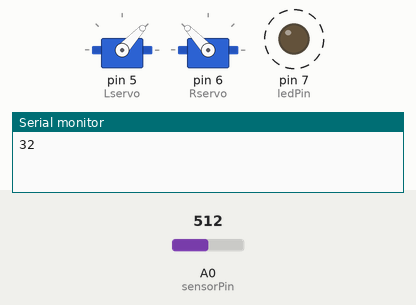
Recording of a sketch running on a simulated Arduino Uno, built with avr-gcc and run on an emulated ATmega328P. Parts: 2 × servo, output pins drawn as LEDs (lit = HIGH), the last lines printed to the serial monitor. Dashed ring = blinking. Inputs (shaded band) come from the test bench; at power-on: A0 (sensorPin) = 512.

Above: at 1.2 s.
1.3 s: A0 (sensorPin) set to 900
At 2.68 s:
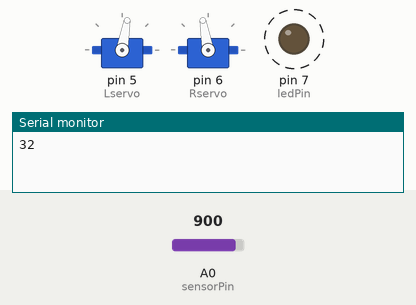
4.3 s: A0 (sensorPin) set to 746
7.3 s: A0 (sensorPin) set to 724
At 7.77 s:
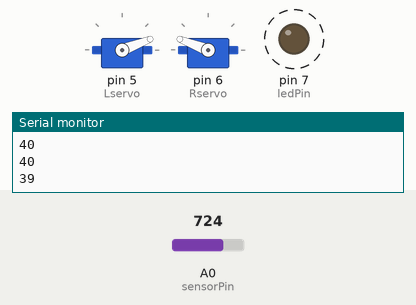
10.3 s: A0 (sensorPin) set to 1023
At 10.8 s:
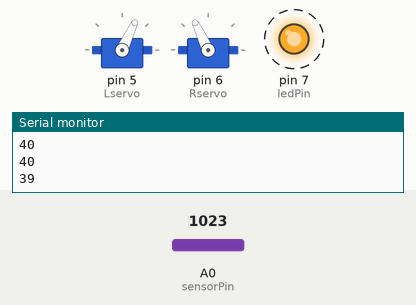
13.3 s: A0 (sensorPin) set to 716
Timing chart, 0 to 17.3 s (numbered marks = the images above; inputs shaded):
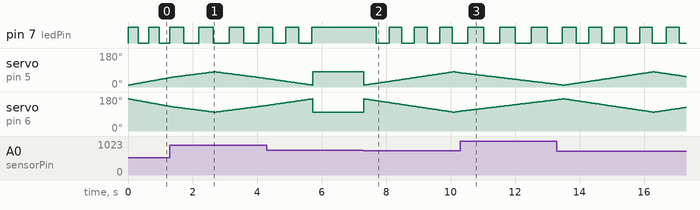

Measured:
- the behaviour switches between 735 and 734 on A0 (sensorPin) (found by bisection; images 1 and 2)
- after the input at 1.3 s, pin 7 (ledPin): alternates HIGH for 0.45 s and LOW for 0.45 s, starting after 0.43 s
- after the input at 7.3 s, pin 7 (ledPin): alternates HIGH for 0.39 s and LOW for 0.39 s, starting after 0.40 s
- after the input at 10.3 s, pin 7 (ledPin): alternates HIGH for 0.49 s and LOW for 0.49 s, starting after 0.23 s
- by itself, pin 7 (ledPin): alternates HIGH for 0.32 s and LOW for 0.32 s

The sketch:

wings_servos.ino
```cpp
#include <Servo.h>
//#include <PWMServo.h>
Servo Lservo;  // create servo object to control a servo
Servo Rservo;

int maxDegree = 80;
int minDegree = 10;

int sensorPin = A0;    // select the input pin for the potentiometer
int sensorValue = 0;  // variable to store the value coming from the sensor
int speed;
int ledPin=7;

void setup() {
  Lservo.attach(5);  // attaches the servo on pin 9 to the servo object
  Rservo.attach(6);
  Serial.begin(9600);
  pinMode(ledPin, OUTPUT);
}

void loop() {
  int nspeed = getSpeed();
  Serial.println(nspeed);
  if(nspeed <=20){
    //wings open
    Lservo.write(minDegree);
    Rservo.write(180-minDegree);
  }else if(nspeed >= 40){
    //wings closed
    Lservo.write(maxDegree);
    Rservo.write(180-maxDegree);
  }else{
		//flap wings
    openWing();
    closeWing();
  }
}

//gets current value from potentiometer and maps it to a suitable speed value
int getSpeed(){
	sensorValue = analogRead(sensorPin);
	speed = map(sensorValue, 0, 1028, 15, 50);
	return speed;
}

//moves the servos from the minimum degree to the maximum degree
void openWing(){
  int lDegree;
  int rDegree;
  for (int i = minDegree; i<=maxDegree; i++){
    lDegree = i;
    rDegree = 180 - lDegree;
    Lservo.write(lDegree); // sets the servo position according to the scaled value
    Rservo.write(rDegree);

		//led bink
    if(i%20==0){ //led turns off every multiple of 20
	    digitalWrite(ledPin, LOW);
    }
    else if(i%10==0){ //if not a multiple of 20, but a multiple of 10, led turns on
      digitalWrite(ledPin, HIGH);
    }
    int nspeed = getSpeed();
    delay(nspeed);
  }
}

//moves servos from max degree to minimum degree
void closeWing(){
  int lDegree;
  int rDegree;
  for (int i=maxDegree; i>=minDegree; i--){
    lDegree = i;
    rDegree = 180 - lDegree;
    Lservo.write(lDegree);
    Rservo.write(rDegree);
    if(i%20==0){
	    digitalWrite(ledPin, LOW);
    }
    else if(i%10==0){
      digitalWrite(ledPin, HIGH);
    }
    int nspeed = getSpeed();
    delay(nspeed);
  }
}
```
